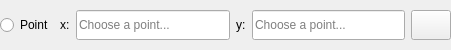
<?xml version="1.0" encoding="UTF-8"?>
<ui version="4.0">
 <class>WidgetSelectPoint</class>
 <widget class="QWidget" name="WidgetSelectPoint">
  <property name="geometry">
   <rect>
    <x>0</x>
    <y>0</y>
    <width>451</width>
    <height>50</height>
   </rect>
  </property>
  <property name="sizePolicy">
   <sizepolicy hsizetype="Preferred" vsizetype="Expanding">
    <horstretch>0</horstretch>
    <verstretch>0</verstretch>
   </sizepolicy>
  </property>
  <property name="windowTitle">
   <string>Form</string>
  </property>
  <layout class="QVBoxLayout" name="verticalLayout">
   <property name="margin">
    <number>0</number>
   </property>
   <item>
    <layout class="QGridLayout" name="gridLayout_4">
     <item row="1" column="0">
      <widget class="QRadioButton" name="area_frompoint">
       <property name="sizePolicy">
        <sizepolicy hsizetype="Minimum" vsizetype="Minimum">
         <horstretch>0</horstretch>
         <verstretch>0</verstretch>
        </sizepolicy>
       </property>
       <property name="text">
        <string>Point</string>
       </property>
      </widget>
     </item>
     <item row="1" column="5">
      <widget class="QLineEdit" name="point_y">
       <property name="sizePolicy">
        <sizepolicy hsizetype="Expanding" vsizetype="Minimum">
         <horstretch>0</horstretch>
         <verstretch>0</verstretch>
        </sizepolicy>
       </property>
       <property name="minimumSize">
        <size>
         <width>0</width>
         <height>30</height>
        </size>
       </property>
       <property name="placeholderText">
        <string>Choose a point...</string>
       </property>
      </widget>
     </item>
     <item row="1" column="2">
      <widget class="QLabel" name="label_9">
       <property name="font">
        <font>
         <weight>50</weight>
         <bold>false</bold>
        </font>
       </property>
       <property name="text">
        <string>x:</string>
       </property>
      </widget>
     </item>
     <item row="1" column="4">
      <widget class="QLabel" name="label_8">
       <property name="font">
        <font>
         <weight>50</weight>
         <bold>false</bold>
        </font>
       </property>
       <property name="text">
        <string>y:</string>
       </property>
      </widget>
     </item>
     <item row="1" column="3">
      <widget class="QLineEdit" name="point_x">
       <property name="sizePolicy">
        <sizepolicy hsizetype="Expanding" vsizetype="Minimum">
         <horstretch>0</horstretch>
         <verstretch>0</verstretch>
        </sizepolicy>
       </property>
       <property name="minimumSize">
        <size>
         <width>0</width>
         <height>30</height>
        </size>
       </property>
       <property name="inputMethodHints">
        <set>Qt::ImhPreferNumbers</set>
       </property>
       <property name="placeholderText">
        <string>Choose a point...</string>
       </property>
      </widget>
     </item>
     <item row="1" column="6">
      <widget class="QPushButton" name="choose_point">
       <property name="minimumSize">
        <size>
         <width>0</width>
         <height>30</height>
        </size>
       </property>
       <property name="text">
        <string/>
       </property>
      </widget>
     </item>
    </layout>
   </item>
  </layout>
 </widget>
 <resources/>
 <connections/>
</ui>
